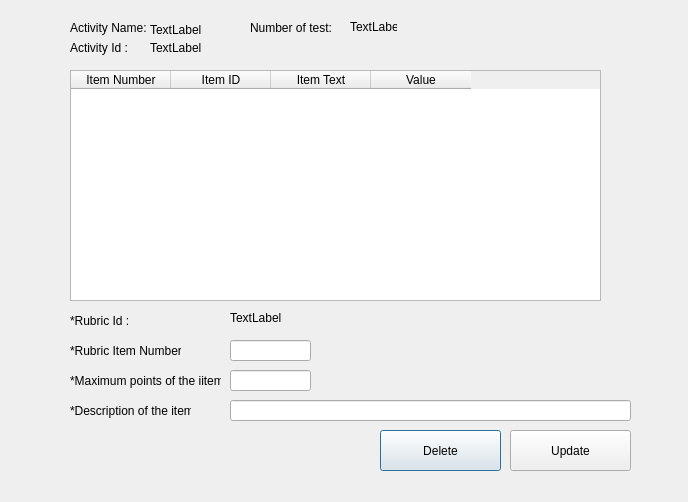
<?xml version="1.0" encoding="UTF-8"?>
<ui version="4.0">
 <class>ModifyRubric</class>
 <widget class="QDialog" name="ModifyRubric">
  <property name="geometry">
   <rect>
    <x>0</x>
    <y>0</y>
    <width>688</width>
    <height>502</height>
   </rect>
  </property>
  <property name="windowTitle">
   <string>Dialog</string>
  </property>
  <widget class="QLabel" name="label_4">
   <property name="geometry">
    <rect>
     <x>250</x>
     <y>20</y>
     <width>81</width>
     <height>16</height>
    </rect>
   </property>
   <property name="text">
    <string>Number of test:</string>
   </property>
  </widget>
  <widget class="QPushButton" name="pushButton_DeleteRubric">
   <property name="geometry">
    <rect>
     <x>380</x>
     <y>430</y>
     <width>121</width>
     <height>41</height>
    </rect>
   </property>
   <property name="text">
    <string>Delete</string>
   </property>
  </widget>
  <widget class="QLabel" name="label_15">
   <property name="geometry">
    <rect>
     <x>70</x>
     <y>310</y>
     <width>81</width>
     <height>21</height>
    </rect>
   </property>
   <property name="text">
    <string>*Rubric Id :</string>
   </property>
  </widget>
  <widget class="QLabel" name="label_activityName">
   <property name="geometry">
    <rect>
     <x>150</x>
     <y>20</y>
     <width>51</width>
     <height>20</height>
    </rect>
   </property>
   <property name="text">
    <string>TextLabel</string>
   </property>
  </widget>
  <widget class="QLineEdit" name="lineEdit_rubricValue">
   <property name="geometry">
    <rect>
     <x>230</x>
     <y>370</y>
     <width>81</width>
     <height>21</height>
    </rect>
   </property>
  </widget>
  <widget class="QLineEdit" name="lineEdit_rubricText">
   <property name="geometry">
    <rect>
     <x>230</x>
     <y>400</y>
     <width>401</width>
     <height>21</height>
    </rect>
   </property>
  </widget>
  <widget class="QLabel" name="label_activityId">
   <property name="geometry">
    <rect>
     <x>150</x>
     <y>40</y>
     <width>51</width>
     <height>16</height>
    </rect>
   </property>
   <property name="text">
    <string>TextLabel</string>
   </property>
  </widget>
  <widget class="QLineEdit" name="lineEdit_ItemNum">
   <property name="geometry">
    <rect>
     <x>230</x>
     <y>340</y>
     <width>81</width>
     <height>21</height>
    </rect>
   </property>
  </widget>
  <widget class="QPushButton" name="pushButton_UpdateRubric">
   <property name="geometry">
    <rect>
     <x>510</x>
     <y>430</y>
     <width>121</width>
     <height>41</height>
    </rect>
   </property>
   <property name="text">
    <string>Update</string>
   </property>
  </widget>
  <widget class="QLabel" name="label_2">
   <property name="geometry">
    <rect>
     <x>70</x>
     <y>20</y>
     <width>81</width>
     <height>16</height>
    </rect>
   </property>
   <property name="text">
    <string>Activity Name:</string>
   </property>
  </widget>
  <widget class="QLabel" name="label_numTest">
   <property name="geometry">
    <rect>
     <x>350</x>
     <y>20</y>
     <width>47</width>
     <height>13</height>
    </rect>
   </property>
   <property name="text">
    <string>TextLabel</string>
   </property>
  </widget>
  <widget class="QTableWidget" name="Rubric_table">
   <property name="geometry">
    <rect>
     <x>70</x>
     <y>70</y>
     <width>531</width>
     <height>231</height>
    </rect>
   </property>
   <property name="sortingEnabled">
    <bool>true</bool>
   </property>
   <column>
    <property name="text">
     <string>Item Number</string>
    </property>
   </column>
   <column>
    <property name="text">
     <string>Item ID</string>
    </property>
   </column>
   <column>
    <property name="text">
     <string>Item Text</string>
    </property>
   </column>
   <column>
    <property name="text">
     <string>Value</string>
    </property>
   </column>
  </widget>
  <widget class="QLabel" name="label_6">
   <property name="geometry">
    <rect>
     <x>70</x>
     <y>340</y>
     <width>111</width>
     <height>21</height>
    </rect>
   </property>
   <property name="text">
    <string>*Rubric Item Number :</string>
   </property>
  </widget>
  <widget class="QLabel" name="label_rubricID">
   <property name="geometry">
    <rect>
     <x>230</x>
     <y>310</y>
     <width>51</width>
     <height>16</height>
    </rect>
   </property>
   <property name="text">
    <string>TextLabel</string>
   </property>
  </widget>
  <widget class="QLabel" name="label_11">
   <property name="geometry">
    <rect>
     <x>70</x>
     <y>370</y>
     <width>151</width>
     <height>21</height>
    </rect>
   </property>
   <property name="text">
    <string>*Maximum points of the iitem :</string>
   </property>
  </widget>
  <widget class="QLabel" name="label">
   <property name="geometry">
    <rect>
     <x>70</x>
     <y>40</y>
     <width>61</width>
     <height>16</height>
    </rect>
   </property>
   <property name="text">
    <string>Activity Id :</string>
   </property>
  </widget>
  <widget class="QLabel" name="label_9">
   <property name="geometry">
    <rect>
     <x>70</x>
     <y>400</y>
     <width>121</width>
     <height>21</height>
    </rect>
   </property>
   <property name="text">
    <string>*Description of the item :</string>
   </property>
  </widget>
 </widget>
 <resources/>
 <connections/>
</ui>
